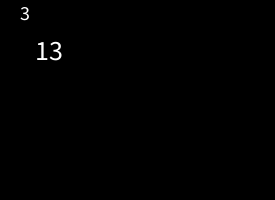
Frame 1 (no input)
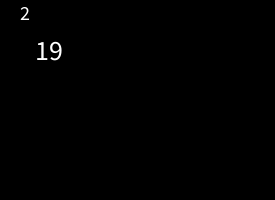
Frame 2 (the mouse pressed at the canvas centre, redrawn once)

The Processing sketch that drew these frames (run headless with seeded random() and noise(); the mouse was pressed at the canvas centre and the sketch redrawn once):

// Processing sketch: Word_Dice_Processing
// ── Word_Dice_Processing.pde
//Jacob Cantanho -- d20 die roller
void setup(){
  //Canvas size set.
  size(275,200);
noLoop();
}
//Setting up variables
float r;
int newr;
float s;
int news;
void draw() {
  //Background color black set
  background(0);
  noFill();
  rect(0,0,275,200);
  //Generates a random number almost always a decimal
r=random(21); 
//Converts float to an integer
newr= int(r);
//Sends the result to the console
print(newr);
//Canvas text size set
textSize(28);
//Designates a variable (newr) as the text to display on the canvas
text(newr, 35, 60);
//Same as r variable
s=random(12);
news= int(s);
print(news);
textSize(20);
text(news,20,20);
}
void mouseClicked(){
  print(newr);
}
